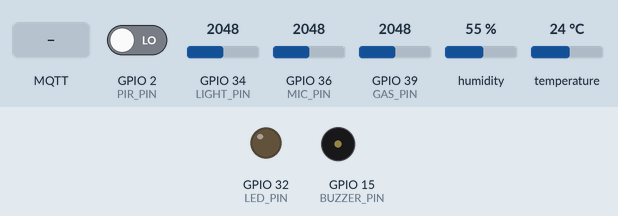
Bench run of a sketch on a simulated ESP32. Shown: output pins drawn as LEDs (lit = HIGH), buzzer (waves = sounding, pin HIGH). The inputs (shaded band) are chosen by the test bench; at power-on: GPIO 2 (PIR_PIN) LOW, GPIO 34 (LIGHT_PIN) = 2048, GPIO 36 (MIC_PIN) = 2048, GPIO 39 (GAS_PIN) = 2048, humidity 55 %, temperature 24 °C. WiFi joins after 1.5 s; servers stay silent unless stated; random numbers use the default seed unless the sketch sets one; no MQTT or app messages arrive unless stated; what the sketch prints to the serial monitor is not drawn.

Above: at 1.1 s.
At 3.7 s:
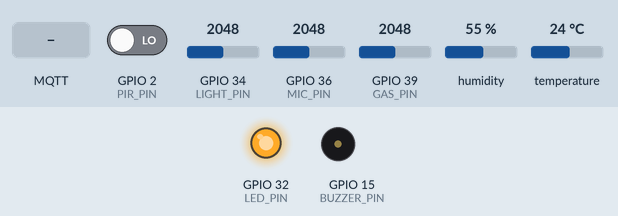
3.8 s: GPIO 2 (PIR_PIN) driven HIGH
6.1 s: MQTT message "AWAY" arrives on the first subscribed topic
At 6.31 s:
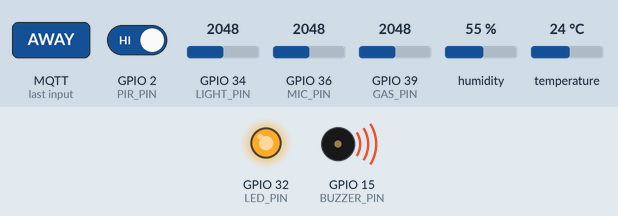
10.1 s: MQTT message "HOME" arrives on the first subscribed topic
11.7 s: MQTT message "1" arrives on the first subscribed topic
Timing chart, 0 to 14.2 s (numbered marks = the images above; inputs shaded):
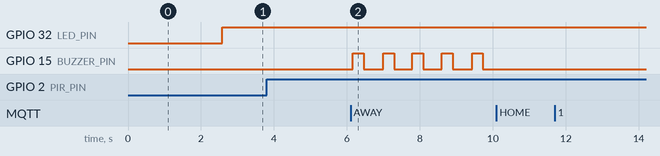

Measured:
- after the input at 3.8 s, every drawn part: stays the same
- after the input at 6.1 s, GPIO 15 (BUZZER_PIN): alternates HIGH for 0.30 s and LOW for 0.52 s, starting after 0.07 s
- after the input at 10.1 s, every drawn part: stays the same
- after the input at 11.7 s, every drawn part: stays the same

The sketch:

esp32_home_away.ino
```cpp
#include <WiFi.h>
#include <PubSubClient.h>
#include <DHT.h>

#define PIR_PIN      2   // D0
#define BUZZER_PIN  15   // D1
#define DHT_PIN     26   // D2
#define LED_PIN     32   // D3

#define MIC_PIN     36   // A0
#define GAS_PIN     39   // A1
#define LIGHT_PIN   34   // A2

#define DHTTYPE DHT11
DHT dht(DHT_PIN, DHTTYPE);

const int LEDC_CHANNEL    = 0;
const int LEDC_FREQ       = 5000;  // 5kHz
const int LEDC_RESOLUTION = 8;     // 0~255

const int MODE_HOME = 0;
const int MODE_AWAY = 1;
int currentMode = MODE_HOME;

const int MIC_THRESHOLD = 1000;
const char* ssid       = "YOUR_WIFI_SSID";
const char* password   = "YOUR_WIFI_PASSWORD";

const char* mqttServer = "YOUR_MQTT_BROKER_IP";
const int   mqttPort   = 1883;

const char* topicSensors = "home/sensors";
const char* topicAlerts  = "home/alert";
const char* topicMode    = "home/mode";

WiFiClient espClient;
PubSubClient client(espClient);

String stMac;
char mac[50];
char clientId[50];


void wifiConnect();
void mqttReconnect();
void publishSensorData(float temperature, float humidity,
                       int lightValue, int gasValue,
                       int pirValue, bool loudSound);


void callback(char* topic, byte* message, unsigned int length) {
  Serial.print("[MQTT] Message arrived on topic: ");
  Serial.print(topic);
  Serial.print(" | payload: ");

  String payload;
  for (unsigned int i = 0; i < length; i++) {
    char c = (char)message[i];
    Serial.print(c);
    payload += c;
  }
  Serial.println();

  if (String(topic) == String(topicMode)) {
    if (payload == "HOME") {
      currentMode = MODE_HOME;
      Serial.println("[MODE] HOME 모드로 변경 (MQTT)");
    } else if (payload == "AWAY") {
      currentMode = MODE_AWAY;
      Serial.println("[MODE] AWAY 모드로 변경 (MQTT)");
    } else {
      Serial.println("[MODE] 알 수 없는 모드 명령");
    }
  }
}


void wifiConnect() {
  Serial.print("[WiFi] Connecting to ");
  Serial.println(ssid);

  WiFi.mode(WIFI_STA);
  WiFi.begin(ssid, password);

  while (WiFi.status() != WL_CONNECTED) {
    delay(500);
    Serial.print(".");
  }
  Serial.println();
  Serial.println("[WiFi] Connected!");
  Serial.print("IP address: ");
  Serial.println(WiFi.localIP());
  Serial.print("MAC address: ");
  Serial.println(WiFi.macAddress());

  stMac = WiFi.macAddress();
  stMac.replace(":", "_");
}

void mqttReconnect() {
  while (!client.connected()) {
    Serial.print("[MQTT] Attempting connection... ");

    long r = random(1000);
    sprintf(clientId, "ESP32-%ld", r);

    if (client.connect(clientId)) {
      Serial.print(clientId);
      Serial.println(" connected");

      client.subscribe(topicMode);
      Serial.print("[MQTT] Subscribed to: ");
      Serial.println(topicMode);
    } else {
      Serial.print("failed, rc=");
      Serial.print(client.state());
      Serial.println(" -> 5초 후 재시도");
      delay(5000);
    }
  }
}


void setup() {
  Serial.begin(115200);
  delay(1000);

  randomSeed(analogRead(0));

  dht.begin();

  pinMode(PIR_PIN, INPUT);
  pinMode(BUZZER_PIN, OUTPUT);
  digitalWrite(BUZZER_PIN, LOW);


  ledcSetup(LEDC_CHANNEL, LEDC_FREQ, LEDC_RESOLUTION);
  ledcAttachPin(LED_PIN, LEDC_CHANNEL);

  wifiConnect();
  client.setServer(mqttServer, mqttPort);
  client.setCallback(callback);
  mqttReconnect();
}


void loop() {
  if (WiFi.status() != WL_CONNECTED) {
    wifiConnect();
  }
  if (!client.connected()) {
    mqttReconnect();
  }
  client.loop();

  int lightValue = analogRead(LIGHT_PIN);
  int micValue   = analogRead(MIC_PIN);
  int pirValue   = digitalRead(PIR_PIN);
  int gasValue   = analogRead(GAS_PIN);

  float temperature = dht.readTemperature();
  float humidity    = dht.readHumidity();


  int duty = map(lightValue, 0, 4095, 255, 0);
  duty = constrain(duty, 255, 0);
  ledcWrite(LEDC_CHANNEL, duty);


  bool loudSound = (micValue >= MIC_THRESHOLD);
  if (loudSound) {
    Serial.println("[ALERT] 큰 소리 감지!");
    client.publish(topicAlerts, "LOUD");
  }


  if (currentMode == MODE_HOME) {
    if (pirValue == HIGH) {
      Serial.println("[HOME] PIR: 사람 감지 (경보 없음)");
    }
    digitalWrite(BUZZER_PIN, LOW);
  } else if (currentMode == MODE_AWAY) {
    if (pirValue == HIGH) {
      Serial.println("[AWAY] 침입 감지! 부저 ON");
      digitalWrite(BUZZER_PIN, HIGH);
      delay(300);
      digitalWrite(BUZZER_PIN, LOW);


      client.publish(topicAlerts, "INTRUSION");
    }
  }


  publishSensorData(temperature, humidity,
                    lightValue, gasValue,
                    pirValue, loudSound);


  Serial.print("Mode: ");
  Serial.print(currentMode == MODE_HOME ? "HOME" : "AWAY");
  Serial.print(" | Light: "); Serial.print(lightValue);
  Serial.print(" (duty "); Serial.print(duty); Serial.print(")");
  Serial.print(" | MIC: "); Serial.print(micValue);
  Serial.print(" | PIR: "); Serial.print(pirValue);
  Serial.print(" | Gas: "); Serial.print(gasValue);
  Serial.print(" | T: "); Serial.print(temperature);
  Serial.print(" | H: "); Serial.println(humidity);

  delay(500);
}

//JSON
void publishSensorData(float temperature, float humidity,
                       int lightValue, int gasValue,
                       int pirValue, bool loudSound) {

  String modeStr = (currentMode == MODE_HOME) ? "HOME" : "AWAY";

  String payload = "{";
  payload += "\"temp\":";   payload += isnan(temperature) ? 0 : temperature; payload += ",";
  payload += "\"hum\":";    payload += isnan(humidity) ? 0 : humidity;      payload += ",";
  payload += "\"light\":";  payload += lightValue;                          payload += ",";
  payload += "\"gas\":";    payload += gasValue;                            payload += ",";
  payload += "\"pir\":";    payload += pirValue;                            payload += ",";
  payload += "\"loud\":";   payload += (loudSound ? 1 : 0);                 payload += ",";
  payload += "\"mode\":\""; payload += modeStr;                             payload += "\"";
  payload += "}";

  client.publish(topicSensors, payload.c_str());
}
```
